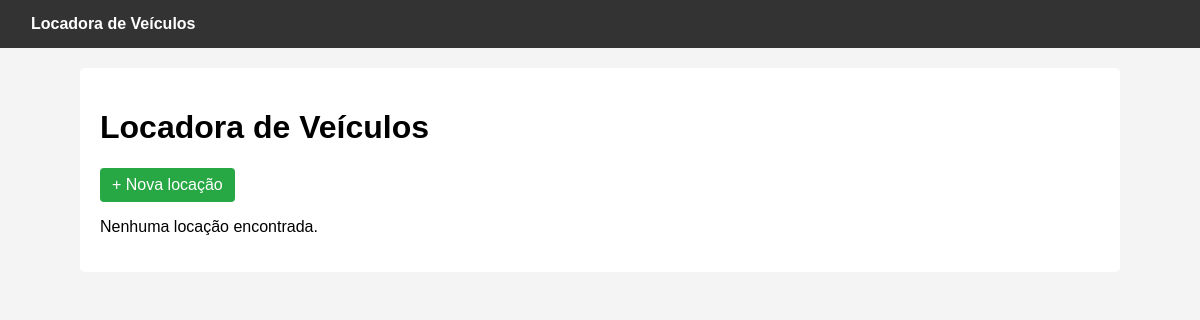
Page /locadora/ on the earlier database version.
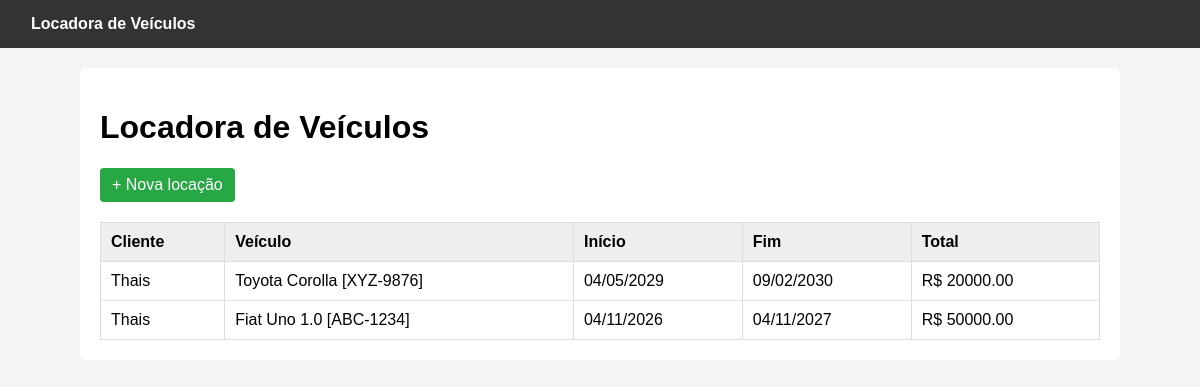
Same page on the later database version.
### models/locacao.py (models this page shows)
class Locacao(ModeloBase):
    __tablename__ = "locacoes"
    cliente_id = db.Column(db.Integer, db.ForeignKey("clientes_locadora.id"), nullable=False)
    veiculo_id = db.Column(db.Integer, db.ForeignKey("veiculos.id"), nullable=False)
    data_inicio = db.Column(db.Date, nullable=False)
    data_fim = db.Column(db.Date, nullable=False)
    valor_total = db.Column(db.Float, nullable=False)
    cliente = db.relationship("ClienteLocadora", back_populates="locacoes")
    veiculo = db.relationship("Veiculo", back_populates="locacoes")
    @classmethod
    def listar_com_detalhes(cls):
        return cls.query.order_by(cls.data_criacao.desc()).all()

### models/cliente_locadora.py (models this page shows, shortened)
class ClienteLocadora(ModeloBase):
    __tablename__ = "clientes_locadora"
    nome = db.Column(db.String(120), nullable=False)
    cpf = db.Column(db.String(14), nullable=False, unique=True)
    cnh = db.Column(db.String(15), nullable=False, unique=True)
    locacoes = db.relationship("Locacao", back_populates="cliente")

### models/veiculo.py (models this page shows, shortened)
class Veiculo(ModeloBase):
    __tablename__ = "veiculos"
    placa = db.Column(db.String(10), nullable=False)
    modelo = db.Column(db.String(80), nullable=False)
    diaria = db.Column(db.Float, nullable=False)
    locacoes = db.relationship("Locacao", back_populates="veiculo")

### controllers/locadora_controller.py (the view)
@locadora_bp.route("/")
def index():
    locacoes = Locacao.listar_com_detalhes()
    return render_template("locadora/lista.html", locacoes=locacoes)

### views/templates/locadora/lista.html (shortened to what this page needs)
{% extends "layout.html" %}
{% block content %}
<h1>Locadora de Veículos</h1>
<p><a class="btn" href="{{ url_for('locadora.cadastrar') }}">+ Nova locação</a></p>
{% if locacoes %}
<table>
    <thead>
        <tr>
            <th>Cliente</th>
            <th>Veículo</th>
            <th>Início</th>
            <th>Fim</th>
            <th>Total</th>
        </tr>
    </thead>
    <tbody>
        {% for locacao in locacoes %}
        <tr>
            <td>{{ locacao.cliente.nome }}</td>
            <td>{{ locacao.veiculo.modelo }} [{{ locacao.veiculo.placa }}]</td>
            <td>{{ locacao.data_inicio.strftime('%d/%m/%Y') }}</td>
            <td>{{ locacao.data_fim.strftime('%d/%m/%Y') }}</td>
            <td>R$ {{ "%.2f"|format(locacao.valor_total) }}</td>
        </tr>
        {% endfor %}
    </tbody>
</table>
{% else %}
<p>Nenhuma locação encontrada.</p>
{% endif %}
{% endblock %}

### views/templates/layout.html (shortened to what this page needs)
<!DOCTYPE html>
<html lang="pt-br">
<head>
</head>
<body>
    <header>
        <nav>
            <a href="{{ url_for('locadora.index') }}">Locadora de Veículos</a>
        </nav>
    </header>
    <main>
        {% block content %}
        {% endblock %}
    </main>
</body>
</html>

### views/templates/layout.html (style rules this page uses)
body { font-family: Arial, sans-serif; margin: 0; padding: 0; background-color: #f4f4f4; }
header { background-color: #333; padding: 15px; }
nav a { color: #fff; text-decoration: none; font-weight: bold; padding: 8px 16px; }
main { max-width: 1000px; margin: 20px auto; padding: 20px; background: #fff; border-radius: 5px; }
table { width: 100%; border-collapse: collapse; margin-top: 20px; }
th, td { padding: 10px; border: 1px solid #ddd; text-align: left; }
th { background-color: #eee; }
.btn { display: inline-block; background: #28a745; color: #fff; padding: 8px 12px; text-decoration: none; border-radius: 4px; }

Differences in the rows shown:
added Locacao: cliente.nome "Thais", veiculo.modelo "Toyota Corolla", veiculo.placa "XYZ-9876", data_inicio "04/05/2029", data_fim "09/02/2030", valor_total "20000.00"
added Locacao: cliente.nome "Thais", veiculo.modelo "Fiat Uno 1.0", veiculo.placa "ABC-1234", data_inicio "04/11/2026", data_fim "04/11/2027", valor_total "50000.00"
Other differences:
text no longer shown: "Nenhuma locação encontrada."
text now shown: "Cliente Veículo Início Fim Total"
